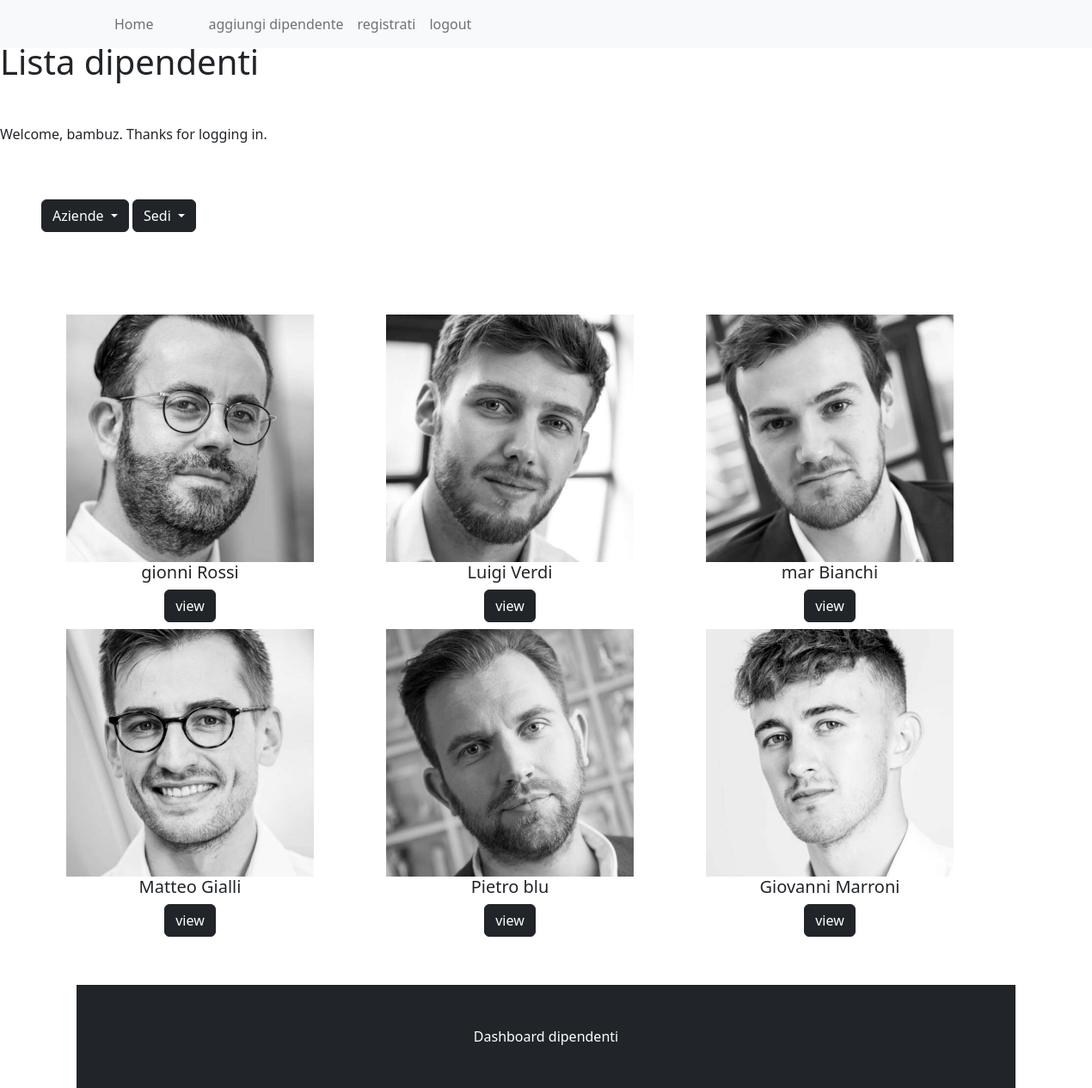
The app's page / (signed in) with its own data.
### managementApp/models.py (models this page shows, shortened)
class Dipendente1(models.Model):
    nome = models.CharField(max_length=200)
    cognome = models.CharField(max_length=200)
    immagine = models.ImageField(blank=True)
    sede = models.ForeignKey(Sede1, on_delete=models.CASCADE)
    azienda = models.ForeignKey(Azienda1, on_delete=models.CASCADE)
    def get_absolute_url(self):
        return reverse('managementApp:dipendente_detail', args=[self.nome])

### managementApp/views.py (the view)
# urls.py: path('', views.lista_dipendenti, name='lista_dipendenti'),
def lista_dipendenti(request):
    aziende = Azienda1.objects.all()
    dipendenti = Dipendente1.objects.all()
    sedi = Sede1.objects.all()
    return render(request, 'lista_dipendenti.html', {'aziende':aziende, 'dipendenti':dipendenti, 'sedi':sedi})

### managementApp/models.py (called while the page is built)
    def get_absolute_url(self):
        return reverse('managementApp:dipendente_sede', args=[self.slug])

    def get_absolute_url(self):
        return reverse('managementApp:dipendente_azienda', args=[self.slug])

### templates/lista_dipendenti.html (shortened to what this page needs)
<html>
<head>
    <link href="https://cdn.jsdelivr.net/npm/bootstrap@5.2.1/dist/css/bootstrap.min.css" rel="stylesheet">
</head>
<body>
    {% include 'common/base.html'%} {% block content %}
    <h1 class="title my-5">Lista dipendenti</h1>
    {% if user.is_authenticated %}
    <p>Welcome, {{ user.username }}. Thanks for logging in.</p>
    {% else %}
        <p>Welcome, new user. Please log in.</p>
    {% endif %}
    <div class="row">
        <div class="dropdown my-5 mx-5">
            <button class="btn btn-secondary dropdown-toggle btn-dark" type="button" data-bs-toggle="dropdown" aria-expanded="false">
          Aziende
        </button>
            <button class="btn btn-secondary dropdown-toggle btn-dark" type="button" data-bs-toggle="dropdown" aria-expanded="false">
          Sedi
        </button>
        </div>
    </div>
    <div class="container my-5">
        <div class="row">
            <div class="row">
                {%for dipendente in dipendenti %}
                <div class="col-sm">
                    <div class="card-fluid text-center" style="width: 18rem">
                        <img src="{{dipendente.immagine.url }}" class="card-img" alt="..." />
                        <div class="card-body">
                            <h5 class="card-title">{{dipendente.nome}} {{dipendente.cognome}}</h5>
                            <div class="mx-2 my-2">
                                <a href="{{ dipendente.get_absolute_url }}" class="btn btn-dark">view </a>
                            </div>
                        </div>
                    </div>
                </div>
                {% endfor %}
            </div>
        </div>
    </div>
    {% include 'common/footer.html'%}
</body>
</html>
{% endblock %}

### records on screen
Dipendente1: immagine (picture), nome "gionni", cognome "Rossi"
Dipendente1: immagine (picture), nome "Luigi", cognome "Verdi"
Dipendente1: immagine (picture), nome "mar", cognome "Bianchi"
Dipendente1: immagine (picture), nome "Matteo", cognome "Gialli"
Dipendente1: immagine (picture), nome "Pietro", cognome "blu"
Dipendente1: immagine (picture), nome "Giovanni", cognome "Marroni"

### other values on screen
{{ user.username }} "bambuz"
